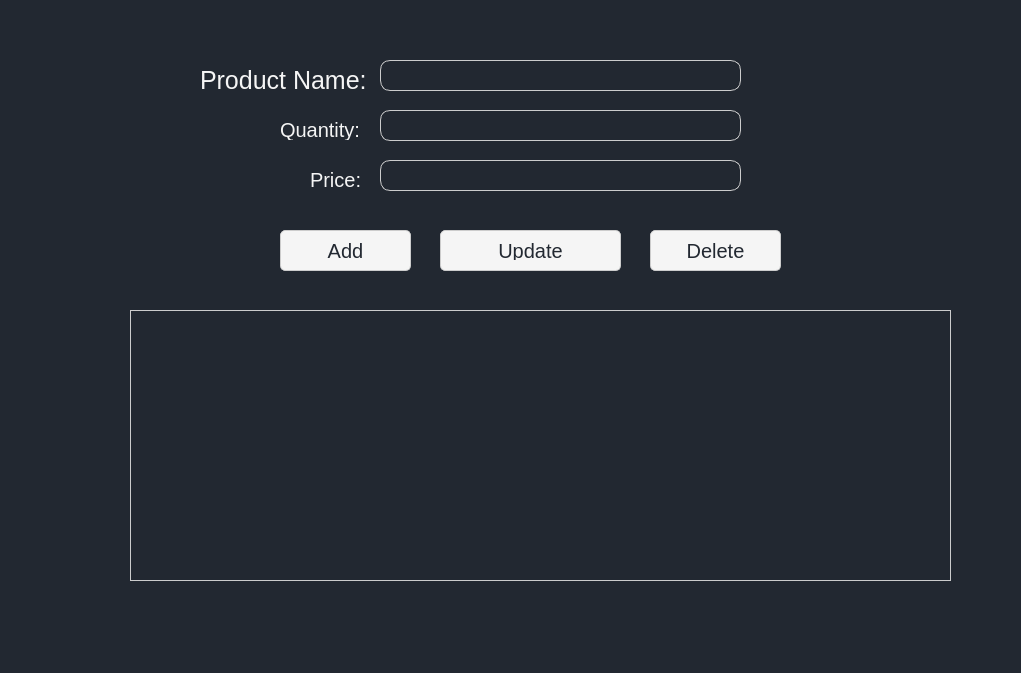
<?xml version="1.0" encoding="UTF-8"?>
<ui version="4.0">
 <class>MainWindow</class>
 <widget class="QMainWindow" name="MainWindow">
  <property name="geometry">
   <rect>
    <x>0</x>
    <y>0</y>
    <width>1021</width>
    <height>673</height>
   </rect>
  </property>
  <property name="windowTitle">
   <string>MainWindow</string>
  </property>
  <property name="styleSheet">
   <string notr="true">background: #222831;
color:whitesmoke;
</string>
  </property>
  <property name="animated">
   <bool>true</bool>
  </property>
  <widget class="QWidget" name="centralwidget">
   <widget class="QLabel" name="ProductName">
    <property name="geometry">
     <rect>
      <x>200</x>
      <y>70</y>
      <width>171</width>
      <height>20</height>
     </rect>
    </property>
    <property name="styleSheet">
     <string notr="true">color: whitesmoke;
            font-size: 25px;
            text-align: center;</string>
    </property>
    <property name="text">
     <string>Product Name: </string>
    </property>
   </widget>
   <widget class="QLabel" name="Price">
    <property name="geometry">
     <rect>
      <x>310</x>
      <y>170</y>
      <width>61</width>
      <height>20</height>
     </rect>
    </property>
    <property name="styleSheet">
     <string notr="true">color: whitesmoke;
            font-size: 20px;
            text-align: center;</string>
    </property>
    <property name="text">
     <string>Price:</string>
    </property>
   </widget>
   <widget class="QLabel" name="Quantity">
    <property name="geometry">
     <rect>
      <x>280</x>
      <y>120</y>
      <width>91</width>
      <height>20</height>
     </rect>
    </property>
    <property name="styleSheet">
     <string notr="true">color: whitesmoke;
            font-size: 20px;
            text-align: center;</string>
    </property>
    <property name="text">
     <string>Quantity:</string>
    </property>
   </widget>
   <widget class="QTextEdit" name="txt_product">
    <property name="geometry">
     <rect>
      <x>380</x>
      <y>60</y>
      <width>361</width>
      <height>31</height>
     </rect>
    </property>
    <property name="styleSheet">
     <string notr="true">
    color: rgb(255, 255, 255);
    font-size: 10px;
    text-align: center;
    border: 1px solid #ccc;
    padding: 2px auto; 
    border-radius: 10px;
   
</string>
    </property>
   </widget>
   <widget class="QTextEdit" name="txt_quantity">
    <property name="geometry">
     <rect>
      <x>380</x>
      <y>110</y>
      <width>361</width>
      <height>31</height>
     </rect>
    </property>
    <property name="styleSheet">
     <string notr="true">
    color: rgb(255, 255, 255);
    font-size: 10px;
    text-align: center;
    border: 1px solid #ccc;
    padding: 2px auto; 
    border-radius: 10px;
   
</string>
    </property>
   </widget>
   <widget class="QTextEdit" name="txt_price">
    <property name="geometry">
     <rect>
      <x>380</x>
      <y>160</y>
      <width>361</width>
      <height>31</height>
     </rect>
    </property>
    <property name="styleSheet">
     <string notr="true">
    color: rgb(255, 255, 255);
    font-size: 10px;
    text-align: center;
    border: 1px solid #ccc;
    padding: 2px auto; 
    border-radius: 10px;
   
</string>
    </property>
   </widget>
   <widget class="QTableView" name="Data_view">
    <property name="geometry">
     <rect>
      <x>130</x>
      <y>310</y>
      <width>821</width>
      <height>271</height>
     </rect>
    </property>
    <property name="styleSheet">
     <string notr="true">QTableView {
    background-color:#222831;
    font-size: 20px;
    text-align: center;
    border: 1px solid #ccc;
    gridline-color: #ccc;
color:whitesmoke;
}

QHeaderView::section {
    background-color: #f0f0f0;
    padding: 5px;
    border: 1px solid #ccc;
    font-size: 18px;
}

QTableView::item {
    padding: 10px;
    border: 1px solid #ccc;
}

QTableView::item:selected {
    background-color: #0078d7;
    color: whitesmoke;
}</string>
    </property>
    <property name="editTriggers">
     <set>QAbstractItemView::NoEditTriggers</set>
    </property>
   </widget>
   <widget class="QPushButton" name="Add_button">
    <property name="geometry">
     <rect>
      <x>280</x>
      <y>230</y>
      <width>131</width>
      <height>41</height>
     </rect>
    </property>
    <property name="styleSheet">
     <string notr="true">QPushButton {
    background-color: whitesmoke;
    font-size: 20px;
    text-align: center;
    border: 1px solid #ccc;
    padding: 10px;
    border-radius: 5px;
color: #222831;
}

QPushButton:hover {
    background-color: #f0f0f0;
}

QPushButton:pressed {
    background-color: #e0e0e0;
}</string>
    </property>
    <property name="text">
     <string>Add</string>
    </property>
   </widget>
   <widget class="QPushButton" name="Update_button">
    <property name="geometry">
     <rect>
      <x>440</x>
      <y>230</y>
      <width>181</width>
      <height>41</height>
     </rect>
    </property>
    <property name="styleSheet">
     <string notr="true">QPushButton {
    background-color: whitesmoke;
    font-size: 20px;
    text-align: center;
    border: 1px solid #ccc;
    padding: 10px;
    border-radius: 5px;
color: #222831;
}

QPushButton:hover {
    background-color: #f0f0f0;
}

QPushButton:pressed {
    background-color: #e0e0e0;
}</string>
    </property>
    <property name="text">
     <string>Update</string>
    </property>
   </widget>
   <widget class="QPushButton" name="Delete_button">
    <property name="geometry">
     <rect>
      <x>650</x>
      <y>230</y>
      <width>131</width>
      <height>41</height>
     </rect>
    </property>
    <property name="styleSheet">
     <string notr="true">QPushButton {
    background-color: whitesmoke;
    font-size: 20px;
    text-align: center;
    border: 1px solid #ccc;
    padding: 10px;
    border-radius: 5px;
color: #222831;
}

QPushButton:hover {
    background-color: #f0f0f0;
}

QPushButton:pressed {
    background-color: #e0e0e0;
}</string>
    </property>
    <property name="text">
     <string>Delete</string>
    </property>
   </widget>
  </widget>
 </widget>
 <resources/>
 <connections/>
</ui>
